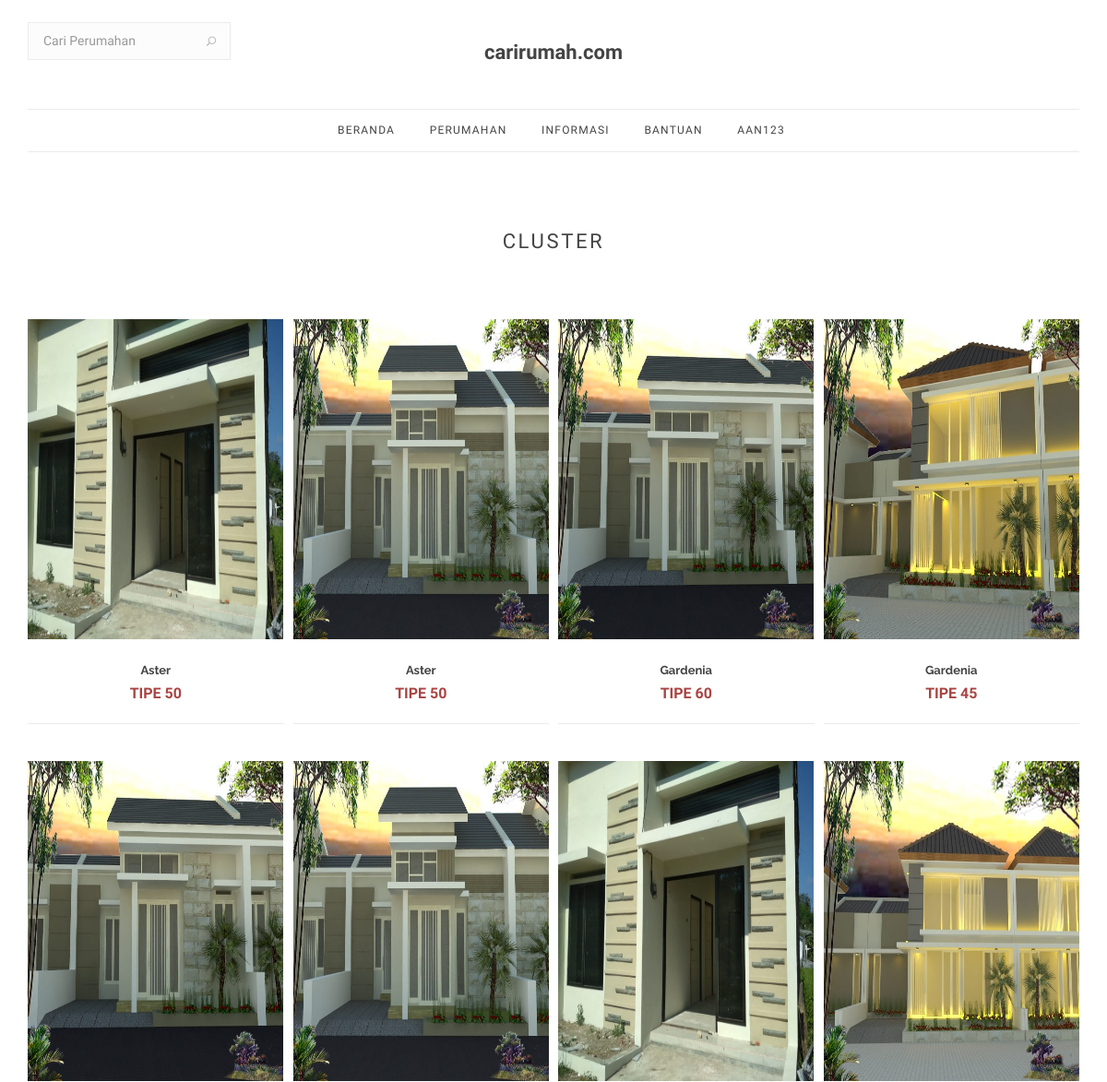
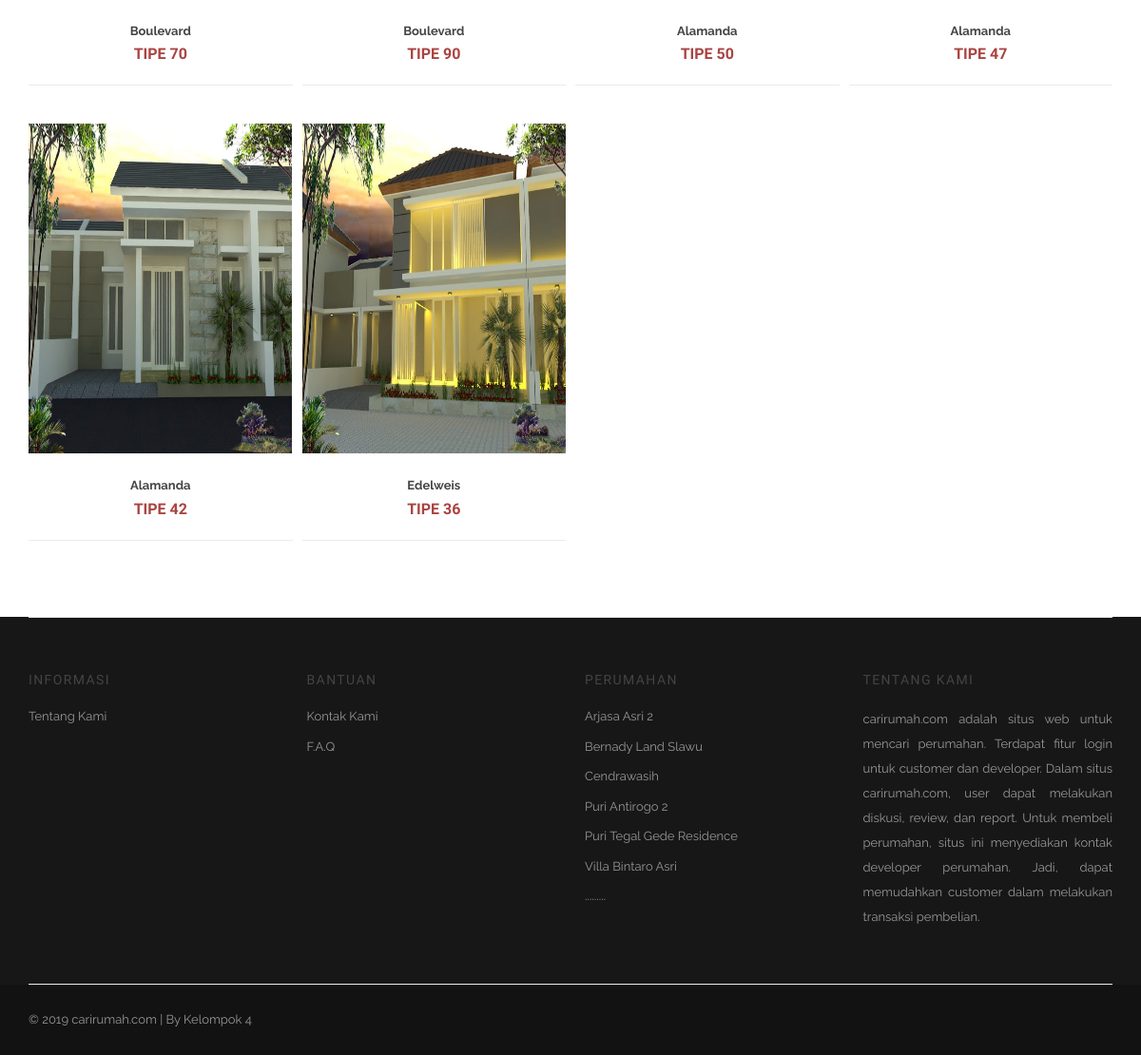
/home/index_developer.php?p=dashboard/dashboard_dev&KD_PERUM=6 (signed in), run on the app's committed database (2 pictures, top to bottom).
### tables this page shows
CREATE TABLE `cluster` (
  `KD_CLUSTER` int(4) NOT NULL,
  `KD_PERUM` int(4) NOT NULL,
  `NAMA_CLUSTER` varchar(100) DEFAULT NULL,
  `TIPE` int(4) DEFAULT NULL,
  `LUAS_TANAH` int(4) DEFAULT NULL,
  `STOK` int(4) DEFAULT NULL,
  `HARGA` bigint(20) DEFAULT NULL,
  `FASILITAS` varchar(1000) DEFAULT NULL,
  `GAMBAR` varchar(100) DEFAULT NULL,
  `GAMBAR1` varchar(100) DEFAULT NULL,
  `GAMBAR2` varchar(100) DEFAULT NULL
);

CREATE TABLE `perum` (
  `KD_PERUM` int(4) NOT NULL,
  `KD_PT` int(4) NOT NULL,
  `NAMA_PERUM` varchar(100) DEFAULT NULL,
  `LOKASI` varchar(100) DEFAULT NULL,
  `GAMBAR_PERUM` varchar(100) DEFAULT NULL
);

### home/pages/dashboard/dashboard_dev.php (the view, shortened to what this page needs)
<?php
  if(!isset($_GET['cari'])){
    $KD_PERUM = $_GET['KD_PERUM'];
    $new = "SELECT perum.KD_PERUM, perum.NAMA_PERUM, perum.LOKASI, cluster.KD_CLUSTER, cluster.NAMA_CLUSTER, cluster.TIPE, cluster.STOK, cluster.HARGA, cluster.FASILITAS, cluster.GAMBAR
    FROM cluster
    INNER JOIN perum
    ON cluster.KD_PERUM=perum.KD_PERUM
    WHERE perum.KD_PERUM='$KD_PERUM'";
    $rsNew = mysqli_query($konek, $new);
?>
    <section class="section-wrap new-arrivals pb-40">
      <div class="container">
        <div class="row heading-row">
          <div class="col-md-12 text-center">
            <h2 class="heading uppercase"><small>CLUSTER</small></h2>
          </div>
        </div>
        <div class="row row-10">
          <?php while($row=mysqli_fetch_assoc($rsNew)){ ?>
            <div class="col-md-3 col-xs-12 animated-from-left">
              <div class="product-item">
                <div class="product-img">
                  <a href="#">
                    <img src="img/<?php echo $row['GAMBAR']; ?>" alt="" style="height:347px; width:277px;">
                  </a>
                </div>
                <div class="product-details">
                  <h3>
                    <a class="product-title" href="?p=bukudetail/buku_detail_dev&KD_CLUSTER=<?php echo $row['KD_CLUSTER']; ?>"><b><?php echo substr($row['NAMA_CLUSTER'], 0, 35); if(strlen($row['NAMA_CLUSTER'])>35) echo  "..." ?></b></a>
                  </h3>
                  <span class="price">
                    <ins>
                      <span class="ammount text-danger">
                        <?php
                          $harga = number_format($row['TIPE']);
                          echo " TIPE ".$harga;
                        ?>
                      </span>
                    </ins>
                  </span>
                </div>
              </div>
            </div>
          <?php } ?>
        </div>
      </div>
    </section>
  <?php } ?>

### home/inc/footer.php (shortened to what this page needs)
<?php
  $katfoot="SELECT * FROM perum ORDER BY NAMA_PERUM LIMIT 6";
  $rsKatFoot=mysqli_query($konek, $katfoot);
?>
    <footer class="footer footer-type-1 bg-dark">
      <div class="container">
        <div class="footer-widgets top-bottom-dividers pb-mdm-20">
          <div class="row">
            <div class="col-md-3 col-sm-4 col-xs-4 col-xxs-12">
              <div class="widget footer-links">
                <h5 class="widget-title uppercase">Informasi</h5>
                <ul class="list-no-dividers">
                  <li><a href="?p=about">Tentang Kami</a></li>
                </ul>
              </div>
            </div>
            <div class="col-md-3 col-sm-4 col-xs-4 col-xxs-12">
              <div class="widget footer-links">
                <h5 class="widget-title uppercase">Bantuan</h5>
                <ul class="list-no-dividers">
                  <li><a href="?p=contact">Kontak Kami</a></li>
                  <li><a href="?p=faq">F.A.Q</a></li>
                </ul>
              </div>
            </div>
            <div class="col-md-3 col-sm-4 col-xs-4 col-xxs-12">
              <div class="widget footer-links">
                <h5 class="widget-title uppercase">Perumahan</h5>
                <ul class="list-no-dividers">
                  <?php while($row=mysqli_fetch_assoc($rsKatFoot)){ ?>
                    <li><a href="?p=buku&KD_PERUM=<?php echo $row['KD_PERUM']; ?>&halaman=1"><?php echo $row['NAMA_PERUM']; ?></a></li>
                  <?php } ?>
                  <li>.........</li>
                </ul>
              </div>
            </div>
            <div align="justify" class="col-md-3 col-sm-6 col-xs-12">
              <div class="widget">
                <h5 class="widget-title uppercase">tentang kami</h5>
                <p class="mb-0">
                carirumah.com adalah situs web untuk mencari perumahan. Terdapat fitur login untuk customer dan developer. Dalam situs carirumah.com, user dapat melakukan diskusi, review, dan report. Untuk membeli perumahan, situs ini menyediakan kontak developer perumahan. Jadi, dapat memudahkan customer dalam melakukan transaksi pembelian.
                </p>
              </div>
            </div>
          </div>
        </div>
      </div>
      <div class="bottom-footer bg-dark">
        <div class="container">
          <div class="row">
            <div class="col-sm-4 copyright sm-text-center">
              <span>
                &copy; 2019 carirumah.com | By Kelompok 4
              </span>
            </div>
            <div class="col-sm-4 text-center">
            </div>
          </div>
        </div>
      </div>
    </footer>

### data on the page
cluster: GAMBAR (picture), NAMA_CLUSTER "Aster", TIPE "50"
cluster: GAMBAR (picture), NAMA_CLUSTER "Aster", TIPE "50"
cluster: GAMBAR (picture), NAMA_CLUSTER "Gardenia", TIPE "60"
cluster: GAMBAR (picture), NAMA_CLUSTER "Gardenia", TIPE "45"
cluster: GAMBAR (picture), NAMA_CLUSTER "Boulevard", TIPE "70"
cluster: GAMBAR (picture), NAMA_CLUSTER "Boulevard", TIPE "90"
cluster: GAMBAR (picture), NAMA_CLUSTER "Alamanda", TIPE "50"
cluster: GAMBAR (picture), NAMA_CLUSTER "Alamanda", TIPE "47"
cluster: GAMBAR (picture), NAMA_CLUSTER "Alamanda", TIPE "42"
cluster: GAMBAR (picture), NAMA_CLUSTER "Edelweis", TIPE "36"
perum: NAMA_PERUM "Arjasa Asri 2"
perum: NAMA_PERUM "Bernady Land Slawu"
perum: NAMA_PERUM "Cendrawasih"
perum: NAMA_PERUM "Puri Antirogo 2"
perum: NAMA_PERUM "Puri Tegal Gede Residence"
perum: NAMA_PERUM "Villa Bintaro Asri"

### other printed values
$_SESSION['USERNAME'] "AAN123"
